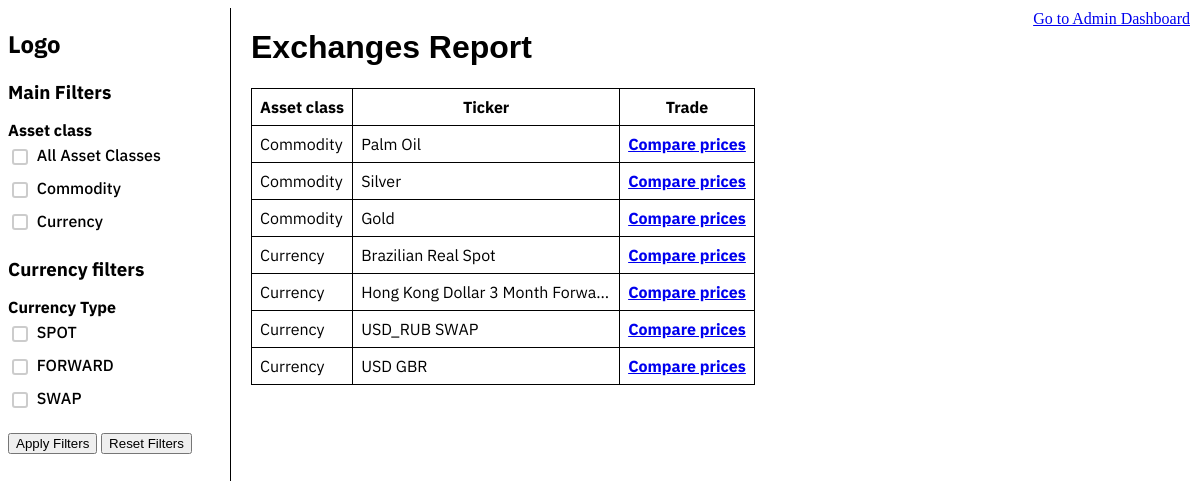
Before: / with the older database file.
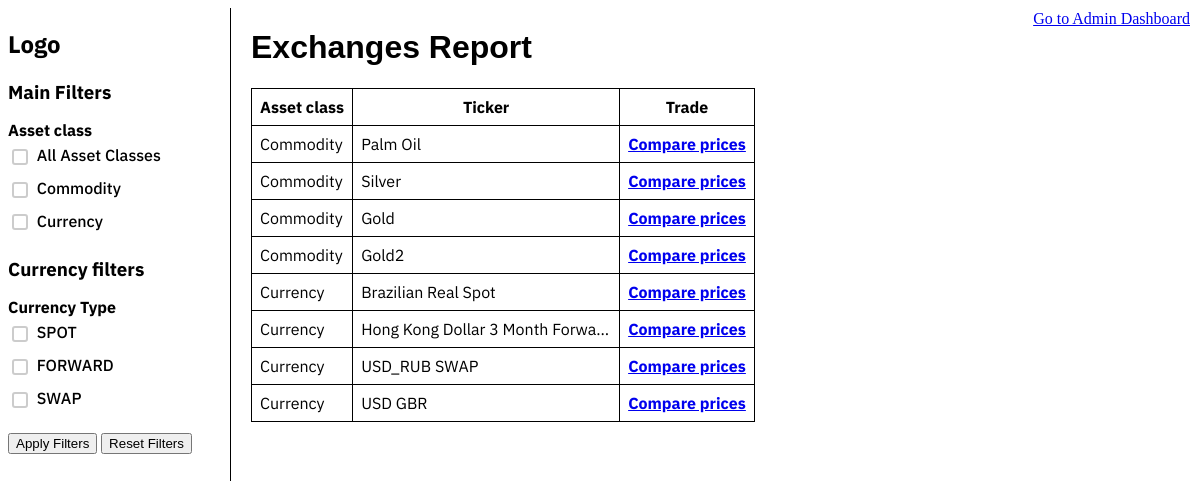
After: the same page with the newer database file.
### app_exchanges/models.py (models this page shows, shortened)
class Commodity(models.Model):
    id = models.AutoField(primary_key=True)
    commodity_ticker_name = models.CharField(max_length=70)
    commodity_descr = models.CharField(max_length=70, null=True)
    unit_int_value = models.IntegerField(null=True)
    unit_str_value = models.CharField(max_length=50,null=True)
    class Meta:
        verbose_name = 'Commodity'
        verbose_name_plural = 'Commodities'

class Currency(models.Model):
    SPOT = 'SPOT'
    FORWARD = 'FORWARD'
    SWAP = 'SWAP'
    currency_ticker_types = [
        (SPOT, 'SPOT'),
        (FORWARD, 'FORWARD'),
        (SWAP, 'SWAP')
    ]
    id = models.AutoField(primary_key=True)
    currency_ticker_name = models.CharField(max_length=50)
    currency_descr = models.CharField(max_length=30, null=True)
    type = models.CharField(max_length=15, choices=currency_ticker_types, default=SPOT)
    class Meta:
        verbose_name = 'Currency'
        verbose_name_plural = "Currencies"

### app_exchanges/views.py (the view)
# urls.py: path('', main_view, name='main_view'),
def main_view(request, asset_class=None):
    asset_classes = request.GET.getlist('asset_class') #retrieveing a list of asset classes from the user
    selected_asset_classes = set(asset_classes) #retrieveing a list of asset classes from the user
    types = request.GET.getlist('types')  #retrieveing a list of types from the user
    currency_types = set(types) #retrieveing a list of types from the user
    commodity_exchanges = Exchanges_Commodities.objects.all() #fetching all commodity tickers from Exchanges_Commodities
    all_tickers = {} #creating a dictionary to manipulate our data
    for commodity in commodity_exchanges: # iterate through objects or retrieved data
        key = (1, commodity.commodity_ticker_name.id) # hashmap key in the format (Asset class ID, Commodity ID)
        all_tickers[key] = {
            'exchange': commodity.exchange.exchange_name, # storing a name of an exchange
            'asset_class': 'Commodity', #storing a name of our asset class
            'ticker': commodity.commodity_ticker_name.commodity_ticker_name, # storing a name of the ticker
            'price': commodity.price, # storing a current price
        }
    currency_exchanges = Exchanges_Currencies.objects.all()   #fetching all commodity tickers from Exchanges_Currencies
    for currency in currency_exchanges: # iterate through objects or retrieved data
        key = (2, currency.currency_ticker_name.id) # hashmap key in the format (Asset class ID, Commodity ID)
        all_tickers[key] = {
            'exchange': currency.exchange.exchange_name, # storing a name of an exchange
            'asset_class': 'Currency', #storing a name of our asset class
            'ticker': currency.currency_ticker_name.currency_ticker_name, # storing a name of the ticker
            'price': currency.price, #  storing a current price
            'tenor': currency.tenor_months,  # storing Tenor date
            'currency_type': currency.currency_ticker_name.type  #storing a currency type
        }
    filtered_tickers = {} # creating a dictionary to store a filtered on the user's side data
    if "all" in selected_asset_classes or not asset_classes: #
        filtered_tickers = all_tickers # if all nothing is chosen - keep the same data
    else:
        for key, value in all_tickers.items(): # else - filter by asset classes we received from the user
            if value['asset_class'] in selected_asset_classes:
                filtered_tickers[key] = value # only add to a dictionary what we have in filters
    if currency_types:
        filtered_tickers = {
            key: value for key, value in filtered_tickers.items()
            if 'currency_type' in value and value['currency_type'] in currency_types
        }
    currency_types = Currency.objects.values_list('type', flat=True).distinct() # fetching a list of types from
    return render(request, 'main.html', context={'all_tickers': filtered_tickers, 'currency_types': currency_types})

### app_exchanges/templates/main.html (shortened to what this page needs)
{% load static %}
<html>
<head>
    <link rel="stylesheet" type="text/css" href="{% static 'app_exchanges/css/main.css' %}">
</head>
<body>
    <a class="top-right-link" href="{% url 'admin_dashboard' %}">Go to Admin Dashboard</a>
    <div class="container">
        <div class="sidebar1">
            <h2>Logo</h2>
            <form id="filter-form" method="GET" action="{% url 'main_view' %}">
                <h3>Main Filters</h3>
                <ul class="checkbox-list">
                    <li>
                        <strong>Asset class</strong>
                    </li>
                    <li>
                        <label class="checkbox-label">
                            <input type="checkbox" name="asset_class" value="all">
                            All Asset Classes
                        </label>
                    </li>
                    <li>
                        <label class="checkbox-label">
                            <input type="checkbox" name="asset_class" value="Commodity">
                            Commodity
                        </label>
                    </li>
                    <li>
                        <label class="checkbox-label">
                            <input type="checkbox" name="asset_class" value="Currency">
                            Currency
                        </label>
                    </li>
                </ul>
                <h3>Currency filters</h3>
                <ul class="checkbox-list">
                    <li>
                        <strong>Currency Type</strong>
                    </li>
                    {% for type in currency_types %}
                    <li>
                        <label class="checkbox-label">
                            <input type="checkbox" name="types" value="{{ type }}">
                            {{ type }}
                        </label>
                    </li>
                    {% endfor %}
                </ul>
                <button type="submit">Apply Filters</button>
                <button type="reset" onclick="location.href='{{ request.path }}'">Reset Filters</button>
            </form>
        </div>
        <div class="content">
            <h1>Exchanges Report</h1>
            <table>
                <thead>
                    <tr>
                        <th>Asset class</th>
                        <th class="fixed-width">Ticker</th>
                        <th>Trade</th>
                    </tr>
                </thead>
                <tbody>
                    {% for ticker, info in all_tickers.items %}
                    <tr class="ticker-row" data-asset-class="{{ info.asset_class }}">
                        <td>{{ info.asset_class }}</td>
                        <td class="fixed-width">{{ info.ticker }}</td>
                        <th>
                            <a href="{% url 'asset_class' info.asset_class|slugify info.ticker|slugify ticker.1 %}">Compare prices</a>
                        </th>
                    </tr>
                    {% empty %}
                    <tr>
                        <td colspan="3">No tickers found.</td>
                    </tr>
                    {% endfor %}
                </tbody>
            </table>
        </div>
    </div>
</body>
</html>

### app_exchanges/static/app_exchanges/css/main.css (style rules this page uses)
.container { display: flex; }
.sidebar1 { width: 222px; border-right: 1px solid black; flex-shrink: 0; font-family: 'IBM Plex Sans', sans-serif; font-weight: 500; min-height: 100vh; }
.content { margin-left: 20px; }
table { border-collapse: collapse; font-family: 'IBM Plex Sans', sans-serif; font-weight: 400; width: 100%; }
th, td { border: 1px solid black; padding: 8px; }
.fixed-width { width: 250px; max-width: 250px; overflow: hidden; white-space: nowrap; text-overflow: ellipsis; }
h1 { font-family: 'Rubik', sans-serif; font-weight: 700; }
.sidebar1 ul { list-style: none; padding: 0; }
h3 { font-family: 'IBM Plex Sans', sans-serif; font-weight: 700; margin-bottom: 10px; }
input[type="checkbox"] { appearance: none; -webkit-appearance: none; -moz-appearance: none; width: 16px; height: 16px; border: 2px solid #ccc; border-radius: 3px; background-color: #fff; vertical-align: middle; margin-right: 5px; }
.checkbox-label { display: inline-block; vertical-align: middle; margin-bottom: 5px; cursor: pointer; }
.top-right-link { position: fixed; top: 10px; right: 10px; }

### app_exchanges/templates/main.html (style rules this page uses)
.checkbox-list { list-style-type: none; padding: 0; }
.checkbox-list li { margin-bottom: 5px; }

Changed rows visible on the page:
added Commodity: ticker "Gold2"
Other visible differences:
new list line: "Commodity Compare prices"
